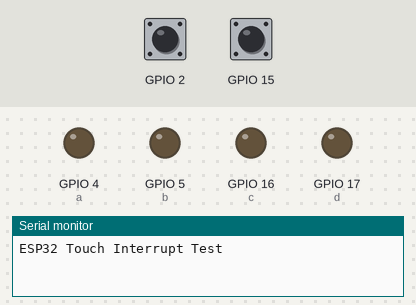
Simulated run of this sketch. Board: ESP32. On the bench: output pins drawn as LEDs (lit = HIGH), the last lines printed to the serial monitor. Inputs (shaded band) come from the test bench; at power-on: GPIO 15 HIGH, GPIO 2 HIGH.

Above: at 2.2 s.
2.3 s: GPIO 15 pulled LOW for 0.15 s
At 3.9 s:
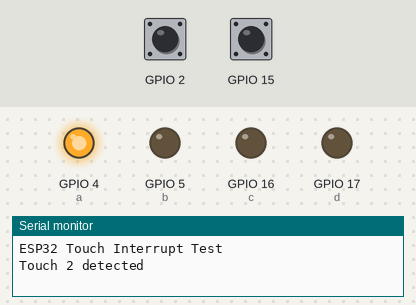
4.8 s: GPIO 15 pulled LOW for 1 s
At 7.0 s:
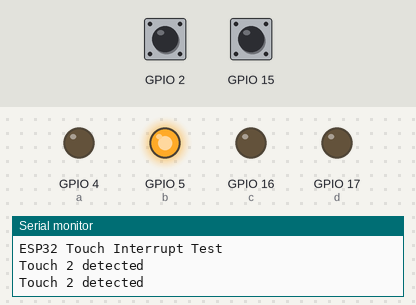
7.3 s: GPIO 15 pulled LOW for 0.15 s
At 8.9 s:
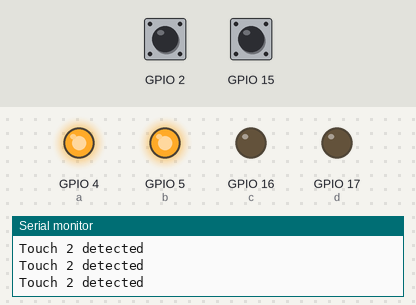
9.8 s: GPIO 15 pulled LOW for 3.2 s
At 12.0 s:
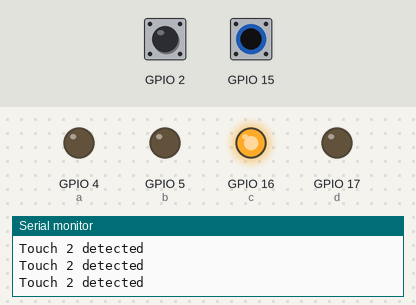
14.5 s: GPIO 15 pulled LOW for 0.15 s
At 16.7 s:
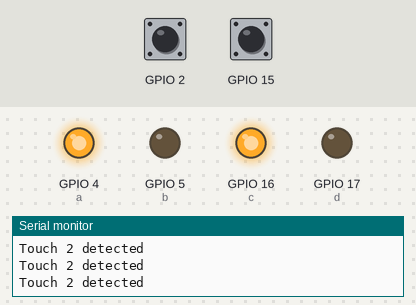
17.0 s: GPIO 15 pulled LOW for 1 s
At 18.7 s:
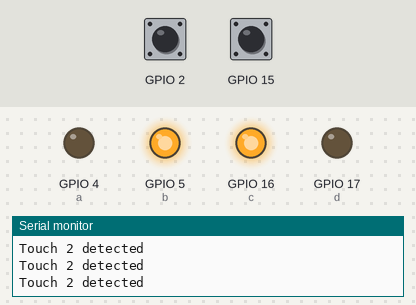
Timing chart, 0 to 20.2 s (numbered marks = the images above; inputs shaded):
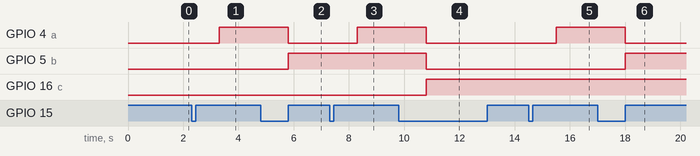

Measured:
- after the input at 2.3 s, GPIO 4 (a): LOW → HIGH after 1.0 s
- after the input at 4.8 s, GPIO 4 (a): HIGH → LOW after 1.0 s; GPIO 5 (b): LOW → HIGH after 1.0 s
- after the input at 7.3 s, GPIO 4 (a): LOW → HIGH after 1.0 s
- after the input at 9.8 s, GPIO 4 (a), GPIO 5 (b): HIGH → LOW after 1.0 s; GPIO 16 (c): LOW → HIGH after 1.0 s
- after the input at 14.5 s, GPIO 4 (a): LOW → HIGH after 1.0 s
- after the input at 17.0 s, GPIO 4 (a): HIGH → LOW after 1.0 s; GPIO 5 (b): LOW → HIGH after 1.0 s

The sketch:

_7Seg_display_ESP32_Touch_t1.ino
```cpp
//Simple 7segment counter with ESP32 touch pin
int threshold = 30;
bool touch1detected = false;
bool touch2detected = false;

void gotTouch1(){
 touch1detected = true;
}

void gotTouch2(){
 touch2detected = true;
}

const int a = 4;
const int b = 5;
const int c = 16;
const int d = 17;
int count=0;

void setup()
{
  pinMode(a, OUTPUT);
  pinMode(b, OUTPUT);
  pinMode(c, OUTPUT);
  pinMode(d, OUTPUT);
Serial.begin(115200);
delay(1000); // give me time to bring up serial monitor
  Serial.println("ESP32 Touch Interrupt Test");
  touchAttachInterrupt(T2, gotTouch1, threshold);
  touchAttachInterrupt(T3, gotTouch2, threshold);
}


void loop()
{
    if(touch1detected){
    touch1detected = false;
    Serial.println("Touch 1 detected");
   }
    if(touch2detected){
    touch2detected = false;
    Serial.println("Touch 2 detected");
    if(count<10)
   {count++;
   delay(1000);
   switch (count) {
      case 0:
        {digitalWrite(a,0);digitalWrite(b,0);digitalWrite(c,0);digitalWrite(d,0);}
        break;
      case 1:
       { digitalWrite(a,1);digitalWrite(b,0);digitalWrite(c,0);digitalWrite(d,0);}
        break;
      case 2:
        {digitalWrite(a,0);digitalWrite(b,1);digitalWrite(c,0);digitalWrite(d,0);}
        break;
      case 3:
       { digitalWrite(a,1);digitalWrite(b,1);digitalWrite(c,0);digitalWrite(d,0);}
        break;
      case 4:
        {digitalWrite(a,0);digitalWrite(b,0);digitalWrite(c,1);digitalWrite(d,0);}
        break;
       case 5:
        {digitalWrite(a,1);digitalWrite(b,0);digitalWrite(c,1);digitalWrite(d,0);}
        break;
       case 6:
        {digitalWrite(a,0);digitalWrite(b,1);digitalWrite(c,1);digitalWrite(d,0);}
        break;
       case 7:
        {digitalWrite(a,1);digitalWrite(b,1);digitalWrite(c,1);digitalWrite(d,0);}
        break;
       case 8:
        {digitalWrite(a,0);digitalWrite(b,0);digitalWrite(c,0);digitalWrite(d,1);}
        break;
        case 9:
        {digitalWrite(a,1);digitalWrite(b,0);digitalWrite(c,0);digitalWrite(d,1);}
        break;
      default:
        {// turn all the LEDs off:
        digitalWrite(a,0);digitalWrite(b,0);digitalWrite(c,0);digitalWrite(d,0);}
    }
   }
   else {count = 0;
   digitalWrite(a,0);digitalWrite(b,0);digitalWrite(c,0);digitalWrite(d,0);
    }
  }
}
```
